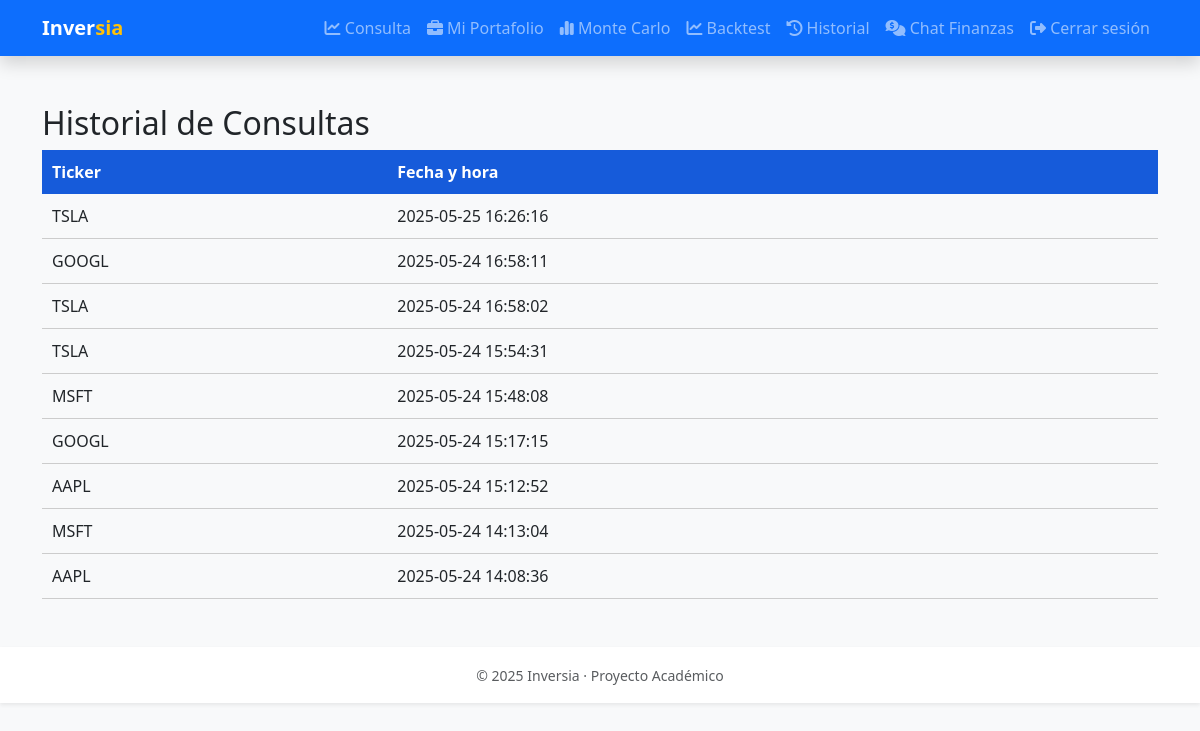
The app's page /historial (signed in) with its own data.
### app.py (models this page shows)
class TickerHistory(Base):
    __tablename__ = 'ticker_history'
    id        = Column(Integer, primary_key=True)
    user_id   = Column(Integer, ForeignKey('users.id'), nullable=False)
    ticker    = Column(String, nullable=False)
    timestamp = Column(String, default=lambda: time.strftime('%Y-%m-%d %H:%M:%S'))
    user = relationship('User')

### app.py (the view)
@app.route('/historial')
def historial():
    if 'user_id' not in session:
        return redirect('/')
    with SessionLocal() as db:
        historial = (
            db.query(TickerHistory)
              .filter_by(user_id=session['user_id'])
              .order_by(TickerHistory.timestamp.desc())
              .limit(50)
              .all()
        )
    return render_template('historial.html', historial=historial)

### templates/historial.html
{% extends 'base.html' %}
{% block content %}
<h2>Historial de Consultas</h2>
<table style="width:100%; border-collapse: collapse;">
    <thead>
        <tr style="background-color:#165bda; color:white;">
            <th style="padding: 10px;">Ticker</th>
            <th style="padding: 10px;">Fecha y hora</th>
        </tr>
    </thead>
    <tbody>
    {% for item in historial %}
        <tr style="border-bottom: 1px solid #ccc;">
            <td style="padding: 10px;">{{ item.ticker }}</td>
            <td style="padding: 10px;">{{ item.timestamp }}</td>
        </tr>
    {% endfor %}
    </tbody>
</table>
{% endblock %}

### templates/base.html (shortened to what this page needs)
<!DOCTYPE html>
<html lang="es">
<head>
  <link
    href="https://cdn.jsdelivr.net/npm/bootstrap@5.3.0/dist/css/bootstrap.min.css"
    rel="stylesheet"
  >
  <link
    href="https://cdnjs.cloudflare.com/ajax/libs/font-awesome/6.4.0/css/all.min.css"
    rel="stylesheet"
  >
  <link rel="stylesheet" href="{{ url_for('static', filename='estilos.css') }}">
</head>
<body class="bg-light">
  <nav class="navbar navbar-expand-lg navbar-dark bg-primary shadow">
    <div class="container">
      <a class="navbar-brand" href="/">
        Inver<span class="text-warning">sia</span>
      </a>
      <div class="collapse navbar-collapse" id="navbarNav">
        <ul class="navbar-nav ms-auto">
          {% if session.get('user_id') %}
            <li class="nav-item">
              <a class="nav-link" href="{{ url_for('consulta') }}">
                <i class="fa-solid fa-chart-line"></i> Consulta
              </a>
            </li>
            <li class="nav-item">
              <a class="nav-link" href="{{ url_for('portfolio') }}">
                <i class="fa-solid fa-briefcase"></i> Mi Portafolio
              </a>
            </li>
            <li class="nav-item">
              <a class="nav-link" href="{{ url_for('montecarlo_tutorial') }}">
                <i class="fa-solid fa-chart-simple"></i> Monte Carlo
              </a>
            </li>
            <li class="nav-item">
              <a class="nav-link" href="{{ url_for('backtest_tutorial') }}">
                <i class="fa-solid fa-chart-line"></i> Backtest
              </a>
            </li>
            <li class="nav-item">
              <a class="nav-link" href="{{ url_for('historial') }}">
                <i class="fa-solid fa-clock-rotate-left"></i> Historial
              </a>
            </li>
            <li class="nav-item">
              <a class="nav-link" href="{{ url_for('chatfinanzas') }}">
                <i class="fa-solid fa-comments-dollar"></i> Chat Finanzas
              </a>
            </li>
            <li class="nav-item">
              <a class="nav-link" href="{{ url_for('logout') }}">
                <i class="fa-solid fa-right-from-bracket"></i> Cerrar sesión
              </a>
            </li>
          {% endif %}
        </ul>
      </div>
    </div>
  </nav>
  <div class="container my-5">
    {% block content %}{% endblock %}
  </div>
  <footer class="bg-white text-center text-muted py-3 shadow-sm">
    <small>© 2025 Inversia · Proyecto Académico</small>
  </footer>
</body>
</html>

### static/estilos.css (style rules this page uses)
:root { --bs-primary: #2a9d8f; --bs-success: #e9c46a; --bs-warning: #f4a261; --bs-danger: #e76f51; }
body.bg-light { background: #f8f9fa; }
.navbar-brand { font-family: 'Segoe UI', Tahoma, Geneva, Verdana, sans-serif; font-weight: 700; }

### records on screen
TickerHistory: ticker "TSLA", timestamp "2025-05-25 16:26:16"
TickerHistory: ticker "GOOGL", timestamp "2025-05-24 16:58:11"
TickerHistory: ticker "TSLA", timestamp "2025-05-24 16:58:02"
TickerHistory: ticker "TSLA", timestamp "2025-05-24 15:54:31"
TickerHistory: ticker "MSFT", timestamp "2025-05-24 15:48:08"
TickerHistory: ticker "GOOGL", timestamp "2025-05-24 15:17:15"
TickerHistory: ticker "AAPL", timestamp "2025-05-24 15:12:52"
TickerHistory: ticker "MSFT", timestamp "2025-05-24 14:13:04"
TickerHistory: ticker "AAPL", timestamp "2025-05-24 14:08:36"
